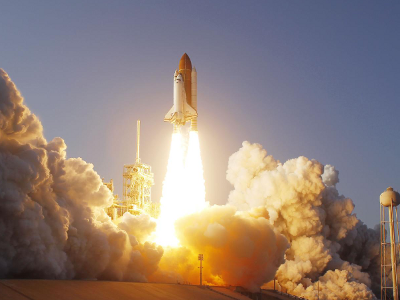
#> input picture project3/img/essai.png, 400 x 300 px
$ python p3_transfo_QR.py
#> lines starting #> are read from the running program, lines starting #| are printed output that depends on the picture
### project3/tests.py
import numpy as np

def init_tests(function_name):
    test_result = {}
    number_of_test = {}

    for name in function_name :
        test_result[name] = 0
        number_of_test[name] = 0

    return (test_result, number_of_test)

def update_test(condition, name, test_result):
    if condition :
        test = '\033[32mPASSED\033[0m'
        test_result[name] += 1
    else :
        test = '\033[31mFAILED\033[0m'

    return test

def main_test(name, entree, res, hope, test_result, number_of_test):

    error_threshold = 0.000001
    if type(hope)==list :
        test = update_test(
            abs(res[0]-hope[0]) < error_threshold and abs(res[1]-hope[1]) < error_threshold,
            name,
            test_result
        )
    elif type(hope)==np.ndarray :
        w = hope.shape[0]
        h = hope.shape[1]
        test = update_test(
            np.all(np.add(-1*res,hope) < np.ones([w,h]) * error_threshold),
            name,
            test_result
        )
    else :
        test = update_test(
            abs(res-hope) < error_threshold,
            name,
            test_result
        )

    number_of_test[name]+=1

    entrees=""
    for i in range(len(entree)):
        if i == 0 :
            entrees += str(entree[i])
        else :
            entrees += ","+str(entree[i])

    print(6*" ","{}({})={} ; Expected result={}".format(name,entrees,res,hope))
    print(6*" ","---> test {}".format(test))
    return None

def print_summary(function_name,test_result,number_of_test):
    print(6*"-","SUMMARY",6*"-")
    for name in function_name :
        if test_result[name] == number_of_test[name] :
            test = '\033[32mPASSED\033[0m'
        else :
            test = '\033[31mFAILED\033[0m'
        print("{} : {}({}/{})".format(name,test,test_result[name],number_of_test[name]))
    return None

### project3/p2_bidiagonale.py
import matplotlib.pyplot as plt
import numpy as np
from p1_transfo_householder import *
from tests import *


def take_nth_pixel(M, n):
    (p, q, t) = np.shape(M)
    D = np.zeros((p, q))
    for i in range(p):
        for j in range(q):
            D[i][j] = M[i][j][n]
    return D

def bidiagonalize(A):
    (n, m) = A.shape
    Qleft = np.identity(n)
    Qright = np.identity(m)
    BD = A.copy()
    for i in range(min(n,m)):
        v1 = np.reshape((np.zeros(n - i)), (n-i, 1))
        v1[0] = np.linalg.norm(BD[i:n, i])

        Q1 = HouseholderXY(np.reshape(BD[i:n, i], (n-i, 1)), v1)  #        Let Q1 be a HH matrix mapping BD[i:n,i] on a vector with a single non-zero element
        Qleft[i:n, i:n] = Qleft[i:n, i:n].dot(Q1)               #        Qleft = Qleft * Q1
        BD[i:n, i:m] = Q1.dot(BD[i:n, i:m])                     #        BD    = Q1 * BD,

        if (i <= (m-2)):                                # If (not(i==(m-2)))
            v2 = np.reshape((np.zeros(m-(i+1))), (m-(i+1), 1))
            v2[0] = np.linalg.norm(BD[i, (i+1):m])

            Q2 = HouseholderXY(np.reshape(BD[i, (i+1):m], (m-i-1, 1)), v2) #         Let Q2 be a HH matrix mapping BD[i,(i+1):m] on a vector with a single non-zero element
            Qright[(i+1):m, (i+1):m] = Q2.dot(Qright[(i+1):m, (i+1):m])             #            Qright = Q2 * Qright
            BD[i:n, (i+1):m] = BD[i:n, (i+1):m].dot(Q2)                         #        BD     = BD * Q2


    return (Qleft, BD, Qright)

# [19 lines left out: function p2_tests, not called in this run]


# [3 lines that do not run on import are left out]

### project3/p1_transfo_householder.py
#Partie1: Transformations de Housholder

import numpy as np
import math
from tests import *


def symmetry_vector(X, Y):
    '''

    returns the symmetry vector so that its Householder matrix returns X over Y

    Parameters
    -----------
    X : the first vector of type array
    Y : the second vector of type array

    Returns
    ----------
    output : A vector of type array

    '''
    if ((X==Y).all()) :
        return np.zeros_like(X)
    return (X-Y)/np.linalg.norm(X-Y)


def HouseholderXY(X,Y):
    '''

    returns the symmetry matrix that returns X over Y

    Parameters
    -----------
    X : the first vector of type array
    Y : the second vector of type array

    Returns
    ----------
    output : Householder matrix

    '''
    sizeH = X.shape[0]
    U = symmetry_vector(X, Y)
    return (np.identity(sizeH) - 2 * np.dot(U,U.T))


# [234 lines left out: functions Householder, scalar_product, Householder_product_vector, list_to_array, Householder_product_matrix, calculate_ij_product and 2 more, not called in this run]


# [2 lines that do not run on import are left out]


### project3/p3_transfo_QR.py
import numpy as np
import matplotlib.pyplot as plt
from p2_bidiagonale import *
from tests import *


def transfo_QR(S,k):
  '''

  returns the tuple (U,S,V)

  parameters
  ----------
  S : matrix of type array
  k : iteration rank

  returns
  --------
  U : matrix of type array
  S : matrix of type array
  V : matrix of type array

  '''

  U = np.identity(S.shape[0])
  V = np.identity(S.shape[1])

  for i in range (k):
    (Q1, R1) = np.linalg.qr(S.T)
    (Q2, R2) = np.linalg.qr(R1.T)
    S = R2
    U = U.dot(Q2)
    V = np.dot(Q1.T,V)

  return (U,S,V)


# [54 lines left out: functions transfo_QR_verify, sum_extra_diag_terms, not called in this run]


def norm_extra_diag_terms(M):
  '''

  returns the norm of extra diagonal terms

  Parameters
  -----------
  M : matrix of type array

  Returns
  ----------
  output : the norm

  '''
  d = M.diagonal(1)
  norm = np.linalg.norm(d)

  return norm


def plot_convergence_facto_QR(S, filename):
  y = 100
  convergence_facto_QR = []
  convergence_facto_QR.append(norm_extra_diag_terms(S))

  for i in range(y-1):
    (U, S, V) = transfo_QR(S, 1)
    convergence_facto_QR.append(norm_extra_diag_terms(S))

  fig=plt.figure()
  plt.plot(range(y), convergence_facto_QR)
  plt.xlabel("Nombre d'itérations de la factorisation QR")
  plt.ylabel("Norme de l'extra-diagonale")
  plt.title("Convergence vers une matrice diagonale")
  plt.savefig("img/"+filename+".png", dpi=fig.dpi)


#Q3
'''

Montrons l'invariant suivant: "S, R1 et R2 sont toujours bidiagonales".

À l'entrée du programme, la matrice S est déjà bidiagonale supérieure.
t(S) est bidiagonale inférieure.
Comme l'algorithme QR préserve la forme de la matrice tridiagonale à chaque étape (slide57 chp3),
alors R1 est une matrice tridiagonale et comme elle est aussi triangulaire supérieure
on en déduit que R1 est bidiagonale supérieure. On suit le meme raisonnement pour prouver
que R2 est aussi bidiagoanle supérieure.

'''


# [25 lines left out: function transfo_QR_simplify, not called in this run]


def modifyUS(U, S):
  '''

  Modifies the U and S matrices in order to preserve the U * S product and the properties of S.

  parameters
  ----------
  U : matrix of type array
  S : matrix of type array

  returns
  --------
  U : matrix of type array
  S : matrix of type array

  '''
  n = S.shape[0]

  D1 = abs(np.diag(S)).tolist()
  D2 = np.diag(S).tolist()

  T1 = D1.copy()
  T1.sort(key=abs,reverse=True)
  T2 = D2.copy()
  T2.sort(key=abs,reverse=True)

  for i in range(n):
    S[i][i] = T1[i]
    U[:,i] = U[:,i] * D1[i] / T2[i]
    if (T2[i]<0) :
      for k in range(n) :
        U[k][i] *= -1
  return U,S

def test__modifyUS(U, S):
  R1 = np.dot(U,S)
  (U,S) = modifyUS(U,S)
  R2 = np.dot(U,S)
  if ( (R1==R2).all() ):
    return 0
  return 1


def p3_tests():

    print("MODULE : PARTIE_3")
    function_name = ["transfo_QR","transfo_QR_verify","sum_extra_diag_terms","norm_extra_diag_terms","transfo_QR_simplify","modifyUS"]
    (test_result, number_of_test) = init_tests(function_name)

    ###################################
    U = np.array([[1,1,1],[1,1,1],[1,1,1]])
    S = np.array([[2,0,0],[0,1,0],[0,0,3]])
    res = test__modifyUS(U,S)
    hope = 1
    main_test("modifyUS",[U,S],res,hope, test_result, number_of_test)


    # [8 lines of commented-out code are left out]


    img_full = np.array(plt.imread("img/essai.png"))
#> img_full is the input picture: shape (300, 400, 3) float32; mean R, G, B 0.571, 0.504, 0.472

    A1 = take_nth_pixel(img_full, 0)
    (QL1, BD1, QR1) = bidiagonalize(A1)
#> after the loop in bidiagonalize, `for i in range(min(n,m)):`:
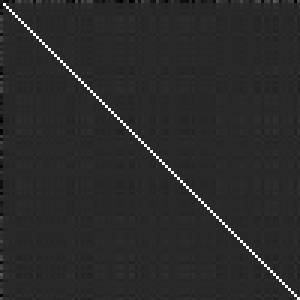
#> Q2: shape (100, 100) float64 (shown 3 times larger); min -0.19, max 1, mean 0.00991; drawn with min black and max white

    A2 = take_nth_pixel(img_full, 1)
#> call 2 of take_nth_pixel, with n = 1
#> after the loop in take_nth_pixel (call 2), `for i in range(p):`:
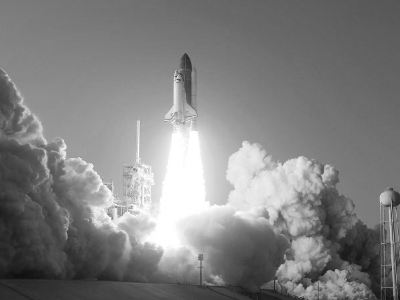
#> D: shape (300, 400) float64; min 0.0588, max 1, mean 0.504
    (QL2, BD2, QR2) = bidiagonalize(A2)

    A3 = take_nth_pixel(img_full, 2)
#> call 3 of take_nth_pixel, with n = 2
#> after the loop in take_nth_pixel (call 3), `for i in range(p):`:
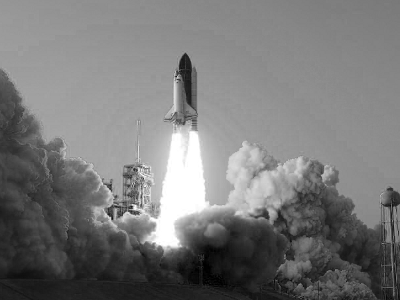
#> D: shape (300, 400) float64; min 0, max 1, mean 0.472
    (QL3, BD3, QR3) = bidiagonalize(A3)
#> after the loop in bidiagonalize (call 3), `for i in range(min(n,m)):`:
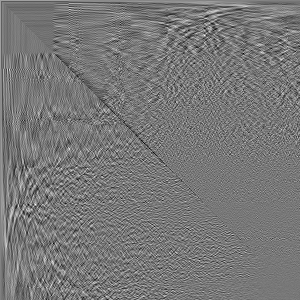
#> Qleft: shape (300, 300) float64; min -0.295, max 0.331, mean -0.000337; drawn with min black and max white
#> after the loop in bidiagonalize (call 3), `for i in range(min(n,m)):`:
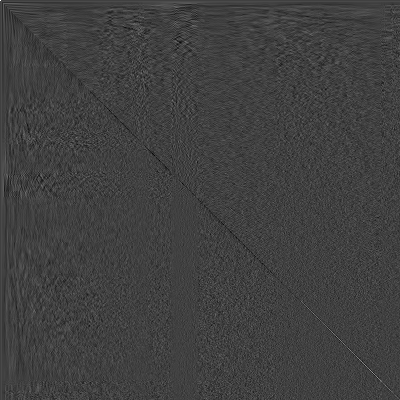
#> Qright: shape (400, 400) float64; min -0.34, max 1, mean -0.000546; drawn with min black and max white

    plot_convergence_facto_QR(BD1, "convergence_A1")
#> in norm_extra_diag_terms, `d = M.diagonal(1)`: d = 300 values, max 182.6 at index 0, min 0.015 at index 296, mean 1.2
#> in norm_extra_diag_terms, `norm = np.linalg.norm(d)`: norm = 186
#> the loop in plot_convergence_facto_QR, `for i in range(y-1):` made 99 passes
#> norm in norm_extra_diag_terms on passes 1 to 12: 21.92, 12.22, 9.19, 8.08, 6.57, 5.76, 5.3, 4.8, 4.37, 3.92, 3.55, 3.21
#> pass 1, in plot_convergence_facto_QR, `(U, S, V) = transfo_QR(S, 1)`:
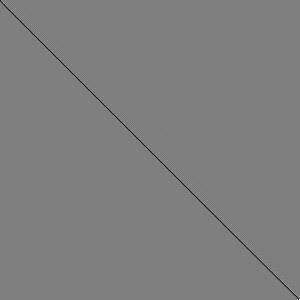
#> U: shape (300, 300) float64; min -0.984, max 0.989, mean -0.00331; drawn with min black and max white
#> after the loop in plot_convergence_facto_QR, `for i in range(y-1):`: convergence_facto_QR = 100 values, max 186 at index 0, min 0.119 at index 99, mean 3.33
#> in plot_convergence_facto_QR, `plt.savefig("img/"+filename+".png", dpi=fig.dpi)`:
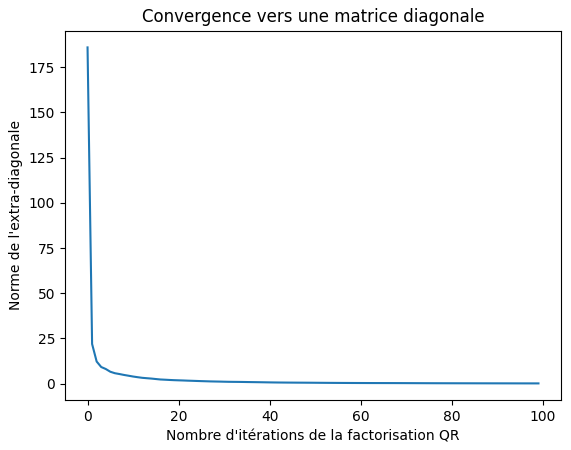
#> figure drawn by matplotlib, 1 panel; curve peaks at x = 0, y = 186
    # [8 lines of commented-out code are left out]

    print_summary(function_name,test_result,number_of_test)


if __name__=="__main__" :

    p3_tests()
